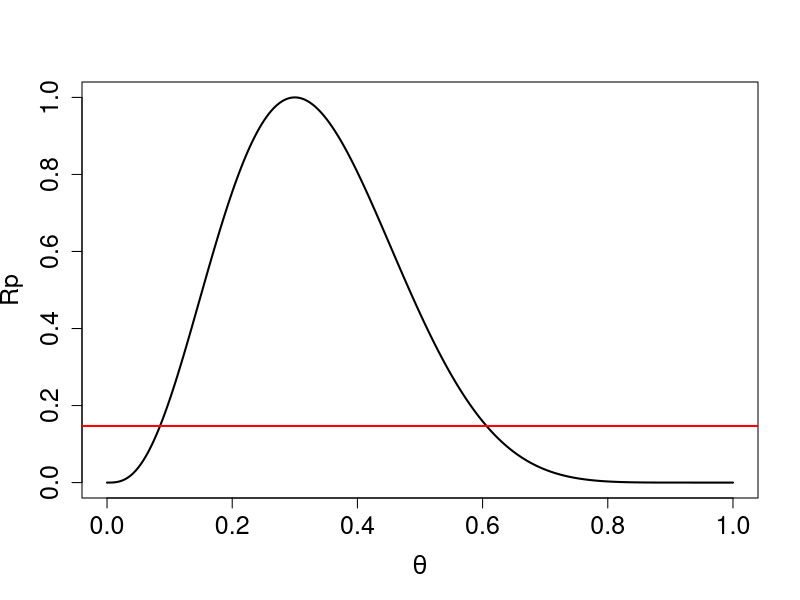
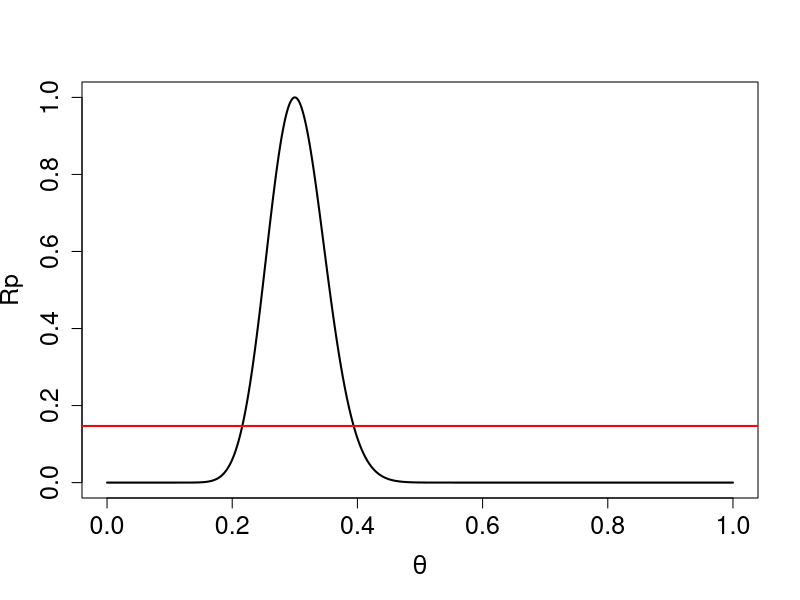
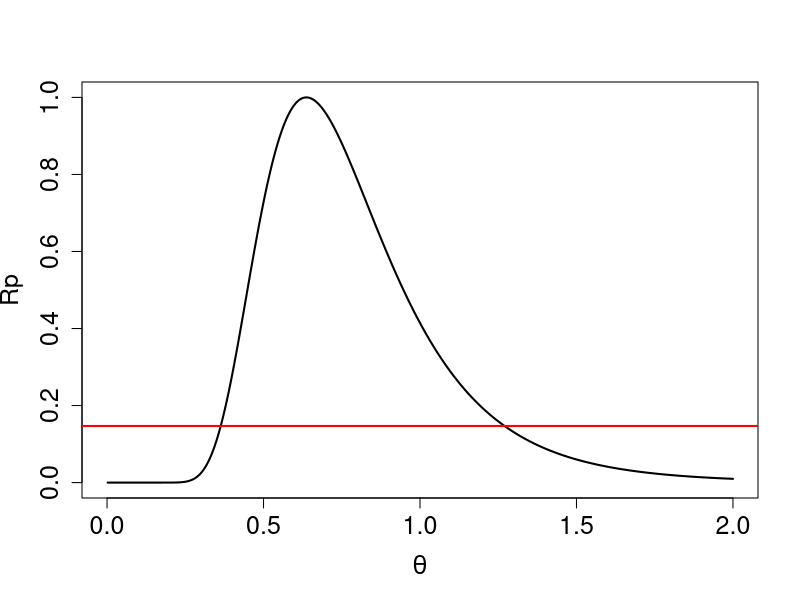
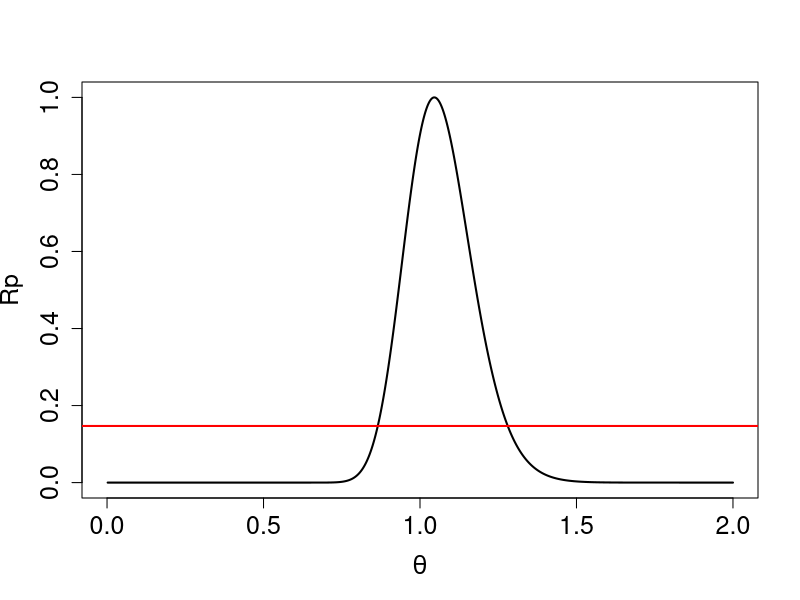

Write the R code that produced these figures, in order.
## ---- chunk 1
################################################################################################
# Profile likelihood: Binomial case
################################################################################################

# Example 1
rm(list = ls())

# Data
n <- 10
set.seed(4)
t <- rbinom(n = 1, size = n, prob = 0.3)
theta.hat <- t/n
theta.hat

# Profile likelihood
Rp <- Vectorize(function(theta)  theta^t*(1-theta)^(n-t)/( theta.hat^t*(1-theta.hat)^(n-t) ))

# Plot
curve(Rp,0,1, lwd = 2, xlab = expression(theta), ylab = "Rp",
      cex.axis = 1.5, cex.lab = 1.5, n = 1000)
abline(h = 0.147, col="red", lwd = 2)

# Finding the 0.147-level points
Rpl <- Vectorize(function(theta) Rp(theta)-0.147)

uniroot(Rpl, c(0.05,0.2))$root
uniroot(Rpl, c(0.5,0.8))$root


# Example 2
rm(list = ls())

# Data
n <- 100
set.seed(4)
t <- rbinom(n = 1, size = n, prob = 0.3)
theta.hat <- t/n
theta.hat

# Profile likelihood
Rp <- Vectorize(function(theta)  theta^t*(1-theta)^(n-t)/( theta.hat^t*(1-theta.hat)^(n-t) ))

# Plot
curve(Rp,0,1, lwd = 2, xlab = expression(theta), ylab = "Rp",
      cex.axis = 1.5, cex.lab = 1.5, n = 1000)
abline(h = 0.147, col="red", lwd = 2)

# Finding the 0.147-level points
Rpl <- Vectorize(function(theta) Rp(theta)-0.147)

uniroot(Rpl, c(0.15,0.3))$root
uniroot(Rpl, c(0.35,0.5))$root



################################################################################################
# Profile likelihood: Exponential case
################################################################################################

# Example 1
rm(list = ls())

# Data
set.seed(123)
x <- rexp(n = 10, rate = 1)
x.bar <- mean(x)
n <- length(x)
theta.hat <- x.bar
theta.hat

# Profile likelihood
Rp <- Vectorize(function(theta)  ( exp(-n*x.bar/theta)/theta^n )/( exp(-n*x.bar/theta.hat)/theta.hat^n )  )

# Plot
curve(Rp,0,2, lwd = 2, xlab = expression(theta), ylab = "Rp",
      cex.axis = 1.5, cex.lab = 1.5, n = 1000)
abline(h = 0.147, col="red", lwd = 2)

# Finding the 0.147-level points
Rpl <- Vectorize(function(theta) Rp(theta)-0.147)

uniroot(Rpl, c(0.2,0.5))$root
uniroot(Rpl, c(1,1.5))$root




# Example 2
rm(list = ls())

# Data
set.seed(123)
x <- rexp(n = 100, rate = 1)
x.bar <- mean(x)
n <- length(x)
theta.hat <- x.bar
theta.hat

# Profile likelihood
Rp <- Vectorize(function(theta)  ( exp(-n*x.bar/theta)/theta^n )/( exp(-n*x.bar/theta.hat)/theta.hat^n )  )

# Plot
curve(Rp,0,2, lwd = 2, xlab = expression(theta), ylab = "Rp",
      cex.axis = 1.5, cex.lab = 1.5, n = 1000)
abline(h = 0.147, col="red", lwd = 2)

# Finding the 0.147-level points
Rpl <- Vectorize(function(theta) Rp(theta)-0.147)

uniroot(Rpl, c(0.7,1))$root
uniroot(Rpl, c(1,1.5))$root
